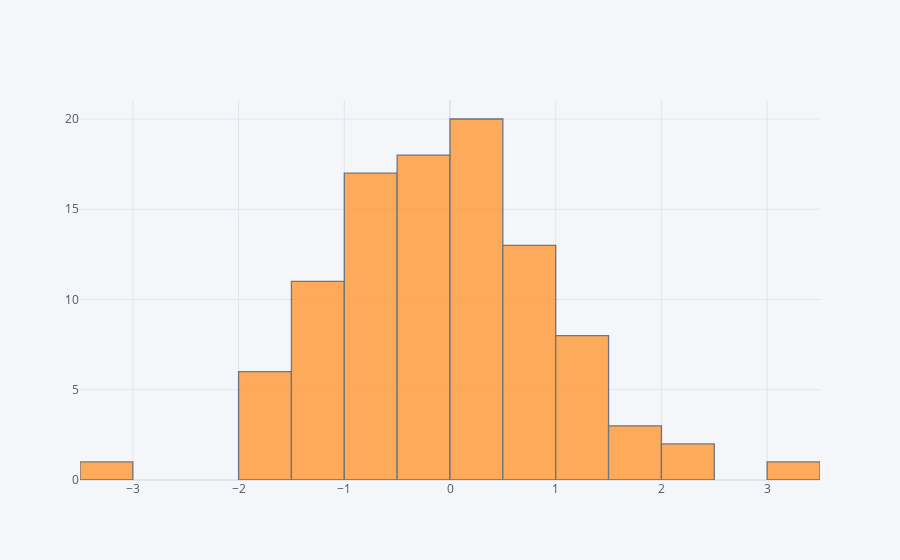

Source (notebook cell):
### Code cell
dataframe['a'].iplot(kind='hist',bins=30)

### Figure 1 — Plotly figure (JSON) as saved in the notebook; plotly's stock layout.template omitted (floating-point values rounded to 4 significant figures)
{"data": [{"histfunc": "count", "histnorm": "", "marker": {"color": "rgba(255, 153, 51, 1.0)", "line": {"color": "#4D5663", "width": 1.3}}, "name": "a", "nbinsx": 30, "opacity": 0.8, "orientation": "v", "type": "histogram", "x": [-0.08671, -3.187, -0.05173, -0.2381, -1.132, 0.1062, -0.5255, 0.7647, 0.8715, 0.1044, 0.1257, 1.105, -0.596, -0.1464, -0.9475, -1.621, 0.2481, 0.357, -1.229, -0.5026, -0.2637, -1.687, -1.631, 1.398, 0.4031, 0.03037, -0.8561, -1.656, -1.53, -1.086, 0.8395, -1.191, -0.07378, 1.05, 0.07125, 0.772, -1.464, 0.4475, 0.6682, -0.1942, 1.139, -0.4132, -0.6117, -0.8284, 1.06, 0.03545, 1.765, -0.6134, 0.9352, 0.8765, 1.109, 0.7499, -0.1282, -0.7405, -0.3376, 1.257, -0.1761, 0.3436, -1.238, -0.6278, -0.3923, 2.136, -0.9961, 0.02694, -0.642, 0.913, -1.027, 0.9012, -0.2332, -1.16, 0.1461, -0.8991, 0.006658, 0.3203, 1.052, -0.07363, -0.04201, -0.3126, 0.4017, -0.472, 0.08156, -0.727, 0.4854, -1.065, 0.6845, -0.8509, 0.4416, 0.7168, 0.02687, -0.405, 2.194, 1.959, -1.231, -0.5785, 0.5493, 1.988, -0.7019, -1.233, -1.512, 3.078]}], "layout": {"barmode": "overlay", "legend": {"bgcolor": "#F5F6F9", "font": {"color": "#4D5663"}}, "paper_bgcolor": "#F5F6F9", "plot_bgcolor": "#F5F6F9", "title": {"font": {"color": "#4D5663"}}, "xaxis": {"gridcolor": "#E1E5ED", "showgrid": true, "tickfont": {"color": "#4D5663"}, "title": {"font": {"color": "#4D5663"}, "text": ""}, "zerolinecolor": "#E1E5ED"}, "yaxis": {"gridcolor": "#E1E5ED", "showgrid": true, "tickfont": {"color": "#4D5663"}, "title": {"font": {"color": "#4D5663"}, "text": ""}, "zerolinecolor": "#E1E5ED"}}}
